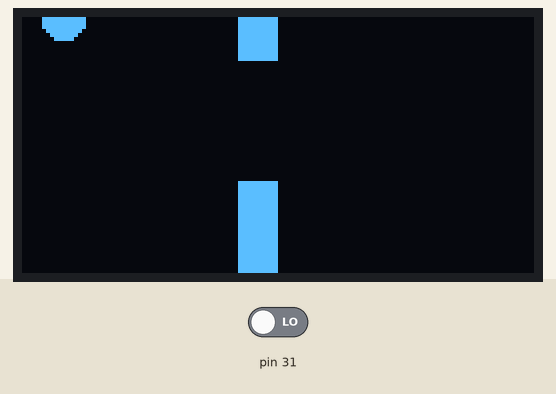
This program was run on a simulated Arduino Mega 2560, built with avr-gcc and run on an emulated ATmega2560. Shown: 128×64 one-colour display. Inputs (shaded band) come from the test bench; at power-on: pin 31 LOW. Random numbers use the default seed unless the program sets one; what the program prints to the serial monitor is not drawn.

Above: at 1.2 s.
1.3 s: pin 31 driven HIGH
At 2.05 s:
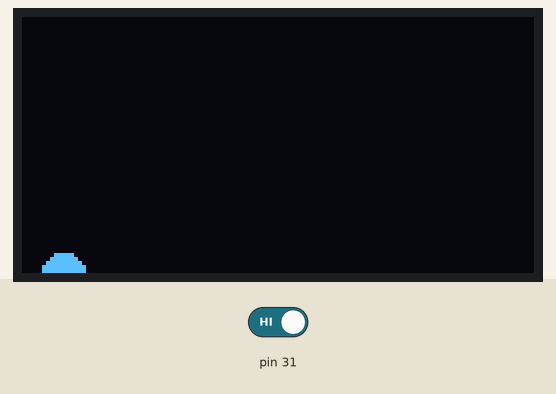
3.1 s: pin 31 driven LOW
At 3.92 s:
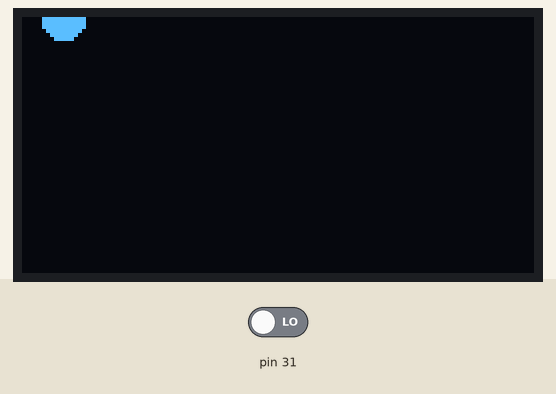
4.6 s: pin 31 driven HIGH
At 5.22 s:
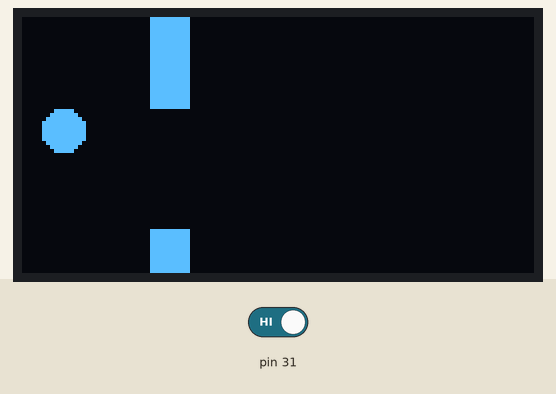
Timing chart, 0 to 7.6 s (numbered marks = the images above; inputs shaded):
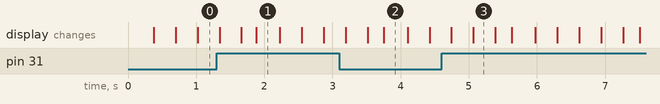

The program:

main.cpp
```cpp
#include <Arduino.h>
#include "Games/FlappyBird/BirdGame.h"

#define SCREEN_WIDTH 128 // OLED display width, in pixels
#define SCREEN_HEIGHT 64 // OLED display height, in pixels
#define OLED_RESET     -1 // Reset pin # (or -1 if sharing Arduino reset pin)
#define SCREEN_ADDRESS 0x3C ///< See datasheet for Address; 0x3D for 128x64, 0x3C for 128x32

Adafruit_SSD1306 display(SCREEN_WIDTH, SCREEN_HEIGHT, &Wire, OLED_RESET);

FlappyBird flappyBird;

GameManager *currentGame = nullptr;
void setup() {
  Serial.begin(9600);
    if(!display.begin(SSD1306_SWITCHCAPVCC, SCREEN_ADDRESS)) {
    Serial.println(F("SSD1306 allocation failed"));
    for(;;); // Don't proceed, loop forever
  }

  currentGame = &flappyBird;
  currentGame->start();
}

void loop() {
  display.clearDisplay();
  if (currentGame != nullptr)
  {
    currentGame->update();
    // Here you would typically call a draw method to update the display
    currentGame->draw(display); // Assuming 'display' is your Adafruit_SSD1306 object
  }
  display.display();
}
```

Game.h
```cpp
#pragma once
#include <Arduino.h>// Arduino library for microcontroller functions
#include "PinModule.h"//would be use for every app to handle input
#include <SPI.h>
#include <Wire.h>
#include "Adafruit_GFX.h"
#include "Adafruit_SSD1306.h"

class GameManager
{
private:

public:
    // Lifecycle methods and some can be unused in some games
    virtual void start(){};
    virtual void update(){};
    virtual void draw(Adafruit_GFX& display){};
    virtual void reset(){};
    virtual void resume(){};
    virtual void pause(){};
    virtual void stop(){};

};
```

BirdGame.h
```cpp
#pragma once
#include "Game.h"
#include "Games/FlappyBird/bird.h"
#include "Games/FlappyBird/pipe.h"

PinModule::GamePadPins flappyBirdControls = {31, 33, 35, 37};
Bird bird(flappyBirdControls);
Pipe pipe;

class FlappyBird : public GameManager
{
public:
    FlappyBird() {}
    void start() override
    {
        bird.start();
    }
    void update() override
    {
        bird.update();
        pipe.update();
    }
    void draw(Adafruit_GFX& display) override
    {
        bird.draw(display);
        pipe.draw(display);
    }
    void reset() override
    {
        bird.reset();
    }
    ~FlappyBird() {}
};
```

bird.h
```cpp
#pragma once
#include "Game.h"
#include "math.h"

class Bird
{
private:
    int birdY;
    int birdVelocity;
    const int gravity = 1;
    const int jumpStrength = -10;
    PinModule::GamePadPins controlPins;
public:
    Bird(PinModule::GamePadPins pins) : controlPins(pins),
    birdY(0), birdVelocity(0) {}
    void start()
    {
        birdY = 0;
        birdVelocity = 0;
    }
    void update()
    {
        birdVelocity += gravity;
        birdY += birdVelocity;
        birdY = fmax(0, fmin(birdY, 64)); // Clamp birdY between 0 and 64
        if (PinModule::isButtonPressed(controlPins, PinModule::Button::Up))
        {
            birdVelocity = jumpStrength;
        }
    }
    void draw(Adafruit_GFX& display)
    {
        Serial.println(birdY);
        display.fillCircle(10, birdY, 5, SSD1306_WHITE);
    }
    void reset()
    {
        birdY = 0;
        birdVelocity = 0;
    }
    ~Bird() {}
};
```

pipe.h
```cpp
#include "Game.h"

class Pipe
{
private:
    int pipeX;
    int gapY;
    const int pipeWidth = 10;
    const int gapHeight = 30;
    const int speed = 2;
public:
    Pipe()
    {
        reset();
    }
    void update()
    {
        pipeX -= speed; // Move pipe to the left
        if (pipeX < -pipeWidth) // Reset pipe when it goes off-screen
        {
            reset();
        }
    }
    void draw(Adafruit_GFX& display)
    {
        // Draw upper pipe
        display.fillRect(pipeX, 0, pipeWidth, gapY, SSD1306_WHITE);
        // Draw lower pipe
        display.fillRect(pipeX, gapY + gapHeight, pipeWidth, 64 - (gapY + gapHeight), SSD1306_WHITE);
    }
    bool collisionCheck(int birdY, int birdHeight)
    {
        bool collision = false;
        // Check horizontal overlap
        if (pipeX < 20 + 5 && pipeX + pipeWidth > 10) // Bird x position is 10, radius 5
        {
            // Check vertical overlap
            if (birdY < gapY || birdY + birdHeight > gapY + gapHeight)
            {
                collision = true;
            }
        }
        return collision;
    }
    void reset()
    {
        pipeX = 128; // Start off-screen to the right
        gapY = rand() % (64 - gapHeight); // Random gap position
    }
};
```

PinModule.h
```cpp
#pragma once
#include <Arduino.h>

namespace PinModule {
    // Enumeration for gamepad buttons
    enum class Button { Up, Down, Left, Right };
    // Structure to hold pin numbers for each button
    struct GamePadPins
    {
        int up;
        int down;
        int left;
        int right;
    };
    // Function to initialize pins
    void initializePins(const GamePadPins& pins);
    // Functions to set pin states
    void setPinHigh(int pinNumber);
    void setPinLow(int pinNumber);

    // Function to check if a button is pressed
    bool isButtonPressed(const GamePadPins& pins, Button button);
}
```

PinModule.cpp
```cpp
#include "PinModule.h"
// Implementation of PinModule functions
void PinModule::initializePins(const PinModule::GamePadPins& pins) {
    pinMode(pins.up, INPUT_PULLUP);
    pinMode(pins.down, INPUT_PULLUP);
    pinMode(pins.left, INPUT_PULLUP);
    pinMode(pins.right, INPUT_PULLUP);
}
// Function to set a pin high
void PinModule::setPinHigh(int pinNumber) {
    digitalWrite(pinNumber, HIGH);
}
// Function to set a pin low
void PinModule::setPinLow(int pinNumber) {
    digitalWrite(pinNumber, LOW);
}
// Function to check if a specific button is pressed
bool PinModule::isButtonPressed(const PinModule::GamePadPins& pins, Button button) {
    int pinToCheck;
    switch (button) {
        case Button::Up:
            pinToCheck = pins.up;
            break;
        case Button::Down:
            pinToCheck = pins.down;
            break;
        case Button::Left:
            pinToCheck = pins.left;
            break;
        case Button::Right:
            pinToCheck = pins.right;
            break;
        default:
            return false; // Invalid button
    }
    return digitalRead(pinToCheck) == LOW;
}
```
